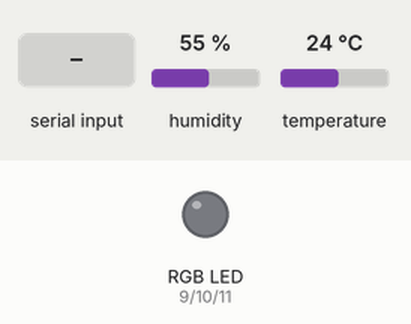
Simulated run of this sketch. Board: Arduino Uno, built with avr-gcc and run on an emulated ATmega328P. Shown: an RGB LED mixed from three pins (HIGH = lit). The test bench sets the inputs (shaded band); at power-on: humidity 55 %, temperature 24 °C. What the sketch prints to the serial monitor is not drawn.

Above: at 2.8 s.
2.9 s: "s" received over the second serial link
At 3.22 s:
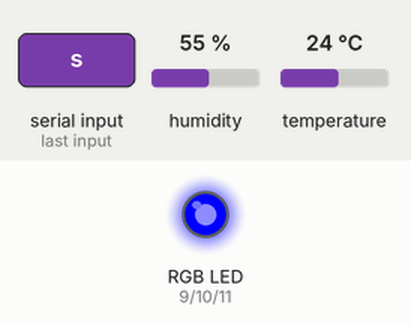
6.4 s: "r" received over the second serial link
9.9 s: "g" received over the second serial link
13.0 s: "b" received over the second serial link
At 14.7 s:
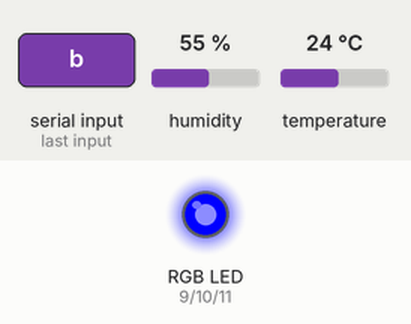
15.1 s: "o" received over the second serial link
At 16.5 s:
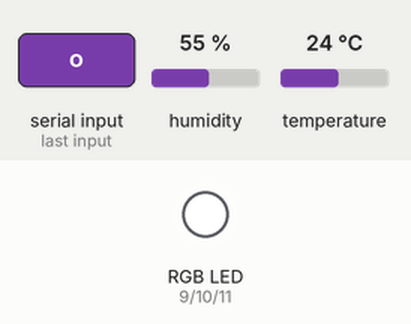
17.1 s: "s" received over the second serial link
At 19.0 s:
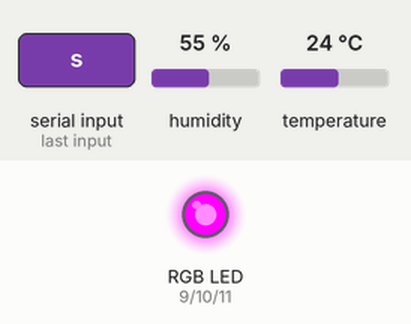
Timing chart, 0 to 21.6 s (numbered marks = the images above; inputs shaded):
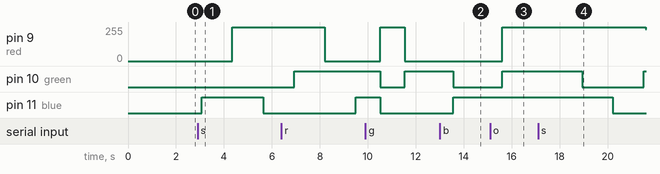

The sketch:

project.ino
```cpp
#include <SoftwareSerial.h>
#include <DHT.h>
SoftwareSerial Blue(3, 4);
#define DHTPIN 2
#define DHTTYPE DHT11
DHT dht(DHTPIN, DHTTYPE);
char val;
char red = 9;
char green = 10;
char blue = 11;
int temp,hum;


char data ;
void setup()
{
  pinMode(red, OUTPUT);
  pinMode(green, OUTPUT);
  pinMode(blue, OUTPUT);
  Serial.begin(9600);
  Blue.begin(9600);
  dht.begin();
}

void loop()
{
  //*****transmitter*****
  if (Blue.available())
  {
    val = Blue.read();
    Serial.print(val);
    if (val == 'f')
    {
      digitalWrite(9, 0);
      digitalWrite(10, 0);
      digitalWrite(11, 0);
    }
    if (val == 'e')
    {
      digitalWrite(9, 255);
      digitalWrite(10, 150);
      digitalWrite(11, 0);
    }
    if (val == 'r')
    {
      digitalWrite(9, 255);
      digitalWrite(10, 0);
      digitalWrite(11, 0);
    }
    else if (val == 'g')
    {
      digitalWrite(9, 0);
      digitalWrite(10, 255);
      digitalWrite(11, 0);
    }
    else if (val == 'b')
    {
      digitalWrite(9, 0);
      digitalWrite(10, 0);
      digitalWrite(11, 255);
    }
    else if (val == 'o')
    {
      digitalWrite(9, 255);
      digitalWrite(10, 255);
      digitalWrite(11, 255);
    }
    else if (val == 'y')
    {
      digitalWrite(9, 255);
      digitalWrite(10, 255);
      digitalWrite(11, 0);
    }
    else if (val == 's')
    {
      //=========a==========
      analogWrite(blue, 255);
      for (int i = 0; i <= 255; i++)
      {
        analogWrite(red, i);
        analogWrite(green, 255 - i);
        delay(5);
      }

      //=========b==========
      analogWrite(green , 0);
      analogWrite(red , 255);
      for (int i = 255; i >= 0; i--)
      {
        delay(5);
        analogWrite(blue , i);
      }

      //=========c==========
      analogWrite(blue , 0);
      analogWrite(red , 255);
      for (int i = 0; i <= 255; i++)
      {
        delay(5);
        analogWrite(green , i);
      }

      //=========d==========
      analogWrite(green , 255);
      analogWrite(blue , 0);
      for (int i = 255; i >= 0; i--)
      {
        delay(5);
        analogWrite(red , i);
      }

      //=========e==========
      analogWrite(green , 255);
      analogWrite(red , 0);
      for (int i = 0; i <= 255; i++)
      {
        delay(5);
        analogWrite(blue , i);
      }
    }
  }


  //*****receiver*****
  temp = dht.readTemperature();
  hum = dht.readHumidity();
  Serial.print(temp);
  Serial.print(";");
  Serial.print(hum);
  Serial.print(";");
  Blue.print(temp); //send distance to MIT App
  Blue.print(";");
  Blue.print(hum); //send distance to MIT App
  Blue.println(";");
  delay(1000);
}
```

Measured:
- after the input at 2.9 s, pin 9 (red): 0/255 → 255/255 after 1.5 s; pin 11 (blue): LOW → HIGH after 0.17 s, → LOW 2.6 s later
- after the input at 13.0 s, pin 10 (green): HIGH → LOW after 0.57 s; pin 11 (blue): LOW → HIGH after 0.57 s
- after the input at 15.1 s, pin 9 (red): 0/255 → 255/255 after 0.51 s; pin 10 (green): LOW → HIGH after 0.51 s
- after the input at 17.1 s, pin 9 (red): 255/255 → 238/255 after 4.5 s; pin 10 (green): HIGH → LOW after 1.8 s, → HIGH 2.6 s later; pin 11 (blue): HIGH → LOW after 3.1 s
